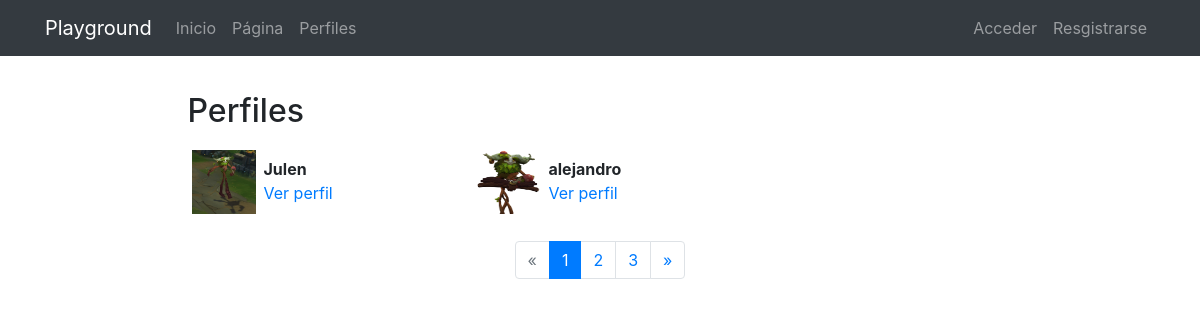
/profiles/, run on the app's committed database.
### registration/models.py (models this page shows)
class Profile(models.Model):
    user = models.OneToOneField(User,on_delete=models.CASCADE)
    avatar = models.ImageField(upload_to=custom_upload_to, null=True, blank=True)
    bio = models.TextField(null=True, blank=True)
    link = models.URLField(max_length=200, null=True, blank=True)
    class Meta:
        ordering = ['user__username']

### profiles/views.py (the view)
# urls.py: path('', ProfileListView.as_view(), name='list'),
class ProfileListView(ListView):
    model = Profile
    template_name = 'profiles/profile_list.html'
    paginate_by = 2

### profiles/templates/profiles/profile_list.html (shortened to what this page needs)
{% extends 'core/base.html' %}
{% load static %}
{% block content %}
<main role="main">
  <div class="container">
    <div class="row mt-3">
      <div class="col-md-9 mx-auto mb-5">
        <h2>Perfiles</h2>
        <div class="row">
          {% for profile in profile_list %}
            <div class="col-md-4 mt-2 mb-3 ">
              <div class="row p-1">
                <div class="col-md-12">
                  {% if profile.avatar %}
                    <img src="{{profile.avatar.url}}" class="img-fluid profile-avatar">
                  {% else %}
                    <img src="{% static 'registration/img/no-avatar.jpg' %}" class="img-fluid profile-avatar">
                  {% endif %}
                  <p class="profile-data">
                    <b>{{profile.user|truncatechars:"16"}}</b><br>
                    <a href="{% url 'profiles:detail' profile.user %}">Ver perfil</a>
                  </p>
                </div>
              </div>
            </div>
          {% endfor %}
        </div>
        {% if is_paginated %}
          <nav aria-label="Page navigation">
            <ul class="pagination justify-content-center">
              {% if page_obj.has_previous %}
                <li class="page-item ">
                  <a class="page-link" href="?page={{ page_obj.previous_page_number }}">&laquo;</a>
                </li>
              {% else %}
                <li class="page-item disabled">
                  <a class="page-link" href="#" tabindex="-1">&laquo;</a>
                </li>
              {% endif %}
              {% for i in paginator.page_range %}
                <li class="page-item {% if page_obj.number == i %}active{% endif %}">
                  <a class="page-link" href="?page={{ i }}">{{ i }}</a>
                </li>
              {% endfor %}
              {% if page_obj.has_next %}
                <li class="page-item ">
                  <a class="page-link" href="?page={{ page_obj.next_page_number }}">&raquo;</a>
                </li>
              {% else %}
                <li class="page-item disabled">
                  <a class="page-link" href="#" tabindex="-1">&raquo;</a>
                </li>
              {% endif %}
            </ul>
          </nav>
        {% endif %}
      </div>
    </div>
  </div>
</main>
{% endblock %}

### core/templates/core/base.html (shortened to what this page needs)
<!DOCTYPE html>
<html lang="es">
  <head>
    {% load static %}
    <link href="{% static 'core/vendor/bootstrap/css/bootstrap.min.css' %}" rel="stylesheet">
    <link href="{% static 'core/vendor/font-awesome/css/font-awesome.min.css' %}" rel="stylesheet" type="text/css">
    <link href="{% static 'core/css/main.css' %}" rel="stylesheet">
  </head>
  <body>
    <body>
      <nav class="navbar navbar-expand-lg navbar-dark bg-dark">
        <div class="container">
          <a class="navbar-brand" href="{% url 'home' %}">Playground</a>
          <div class="collapse navbar-collapse" id="ned">
            <ul class="navbar-nav mr-auto">
              <li class="nav-item">
                <a class="nav-link" href="{% url 'home' %}">Inicio</a>
              </li>
              <li class="nav-item">
                <a class="nav-link" href="{% url 'pages:pages' %}">Página</a>
              </li>
              <li class="nav-item">
                <a class="nav-link" href="{% url 'profiles:list' %}">Perfiles</a>
              </li>
            </ul>
            <ul class="navbar-nav">
            {% if not request.user.is_authenticated %}
              <li class="nav-item">
                <a class="nav-link" href="{% url 'login' %}">
                  Acceder
                </a>
              </li>
              <li class="nav-item">
                <a class="nav-link" href="{% url 'signup' %}">
                  Resgistrarse
                </a>
              </li>
            {% endif %}
            </ul>
          </div>
        </div>
      </nav>
      {% block content %}{% endblock %}
  </body>
</html>

### core/static/core/css/main.css (style rules this page uses)
main { padding-top: 20px; }
:root { --jumbotron-padding-y: 3rem; }

### profiles/templates/profiles/profile_list.html (style rules this page uses)
.profile-avatar { float:left;width:4rem;height:4rem }
.profile-data { padding-left:4.5rem;padding-top:.4rem; }

### data on the page
Profile: avatar (picture), user "Julen"
Profile: avatar (picture), user "alejandro"

### other printed values
{{ i }} "1" "2" "3"
